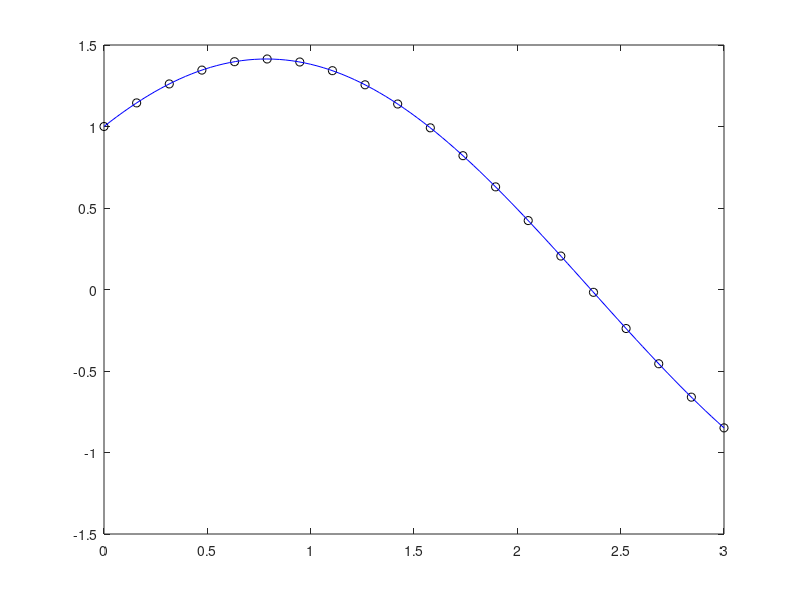
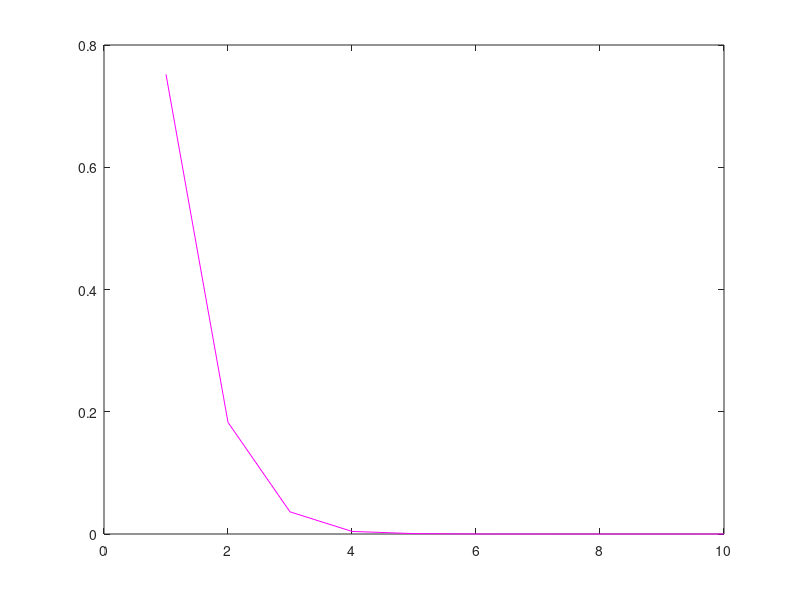

MATLAB code for these plots, in order:
clc;
clear;

nodes = 20;
x = linspace(0, 3, nodes);
func = @(a) sin(a)+cos(a);
y = func(x);

degree = 1 : 10;
% degree = 1 : 25;
% degree = 1 : 100;
plotError = zeros(size(degree));

for i = degree
    polyCoefficients = polyfit(x, y, i);
    points = linspace(x(1), x(end), 100);
    funcInPoints = func(points);
    polInPoints = polyval(polyCoefficients, points);
    
    figure(1);
    grid on
    plot(x, y, 'ko', points, polInPoints, 'b')
    axis([0, 3, -1.5, 1.5])
    pause(0.5);
%     pause(0.001);
    
    plotError(i) = max(abs(polInPoints-funcInPoints));
end

figure(2);
plot (degree, plotError, 'm');



